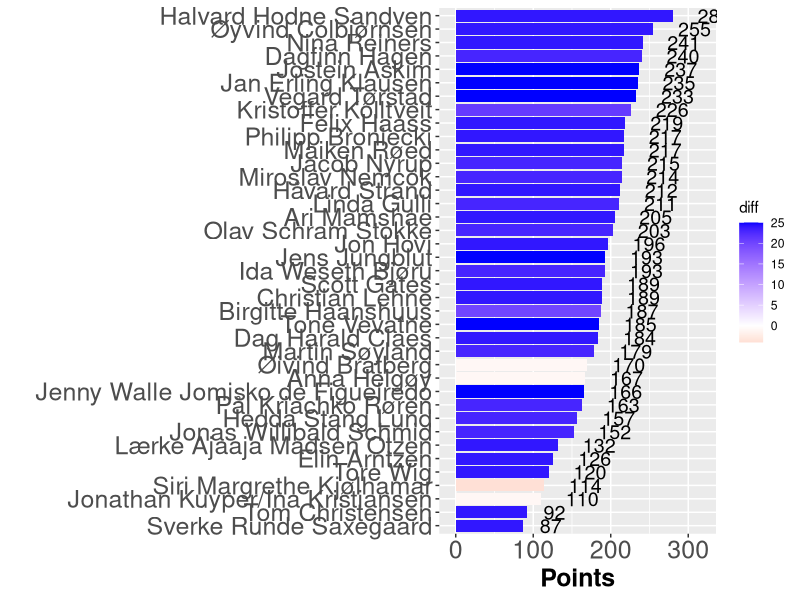

Source code (R):
## ---- chunk 1

library(tidyverse)
library(igraph)
library(readxl)
library(knitr)

knitr::opts_chunk$set(out.width = "100%")

## ---- chunk 2
#| warning: false

invisible(capture.output(Sys.setlocale()))
nettverk <- readr::read_delim("res12.csv", delim=";", col_names = FALSE, locale = locale(encoding = "UTF-8"))
leaderboard <- tibble::as_tibble(nettverk)

leaderboard <- leaderboard %>% arrange_at(ncol(.), desc)

hbar<-leaderboard 
hbar$diff <- hbar$X13-hbar$X12

ggplot(hbar, aes(x=reorder(X1, X13), y=X13, fill = diff )) + 
    geom_bar(stat = 'identity') + 
    scale_y_continuous(limits = c(-5, 320)) +
    coord_flip() + 
    scale_fill_gradient2(low = "red", high="blue") +
    geom_text(aes(label = X13), hjust=-0.75, size = 5 ) + 
    ylab("Points") +
    xlab(" ") +
    theme(axis.text=element_text(size=18), axis.title=element_text(size=18,face="bold"))
## ---- chunk 3
